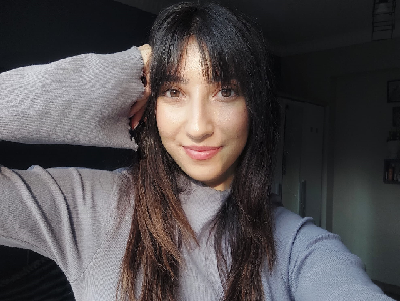
%> input picture Finding the horizontal 1st order derivative/irem.jpg, 400 x 301 px
$ octave unsharp.m   (GNU Octave 9; MATLAB toolbox functions it lacks are replaced by stand-ins)
%> lines starting %> are read from the running program, lines starting %| are printed output that depends on the picture
% Author: İrem Özcan
% Description: EE409 Mini Project
irem=imread('irem.jpg');
%> irem is the input picture: size 301x400x3 uint8; mean R, G, B 81.4, 77.1, 78.7
irem_g=rgb2gray(im2double(irem));
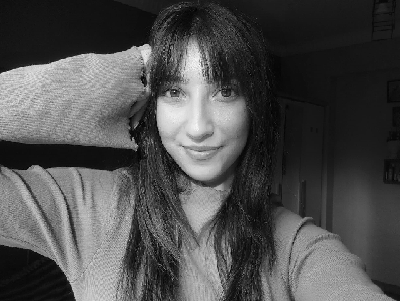
%> irem_g: size 301x400 double; min 0.000894, max 0.984, mean 0.308
mask=ones(3,3);
masknorm=mask/sum(mask(:));
imavg=imfilter(irem_g,masknorm);
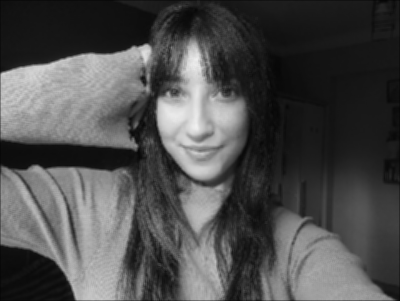
%> imavg: size 301x400 double; min 0.0233, max 0.942, mean 0.307
unsharp_tahir_g=2*irem_g - imavg;
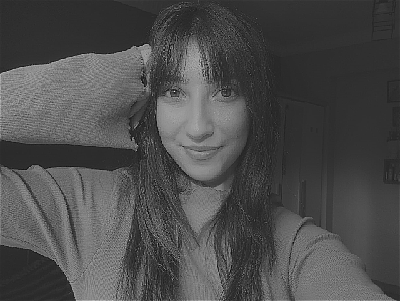
%> unsharp_tahir_g: size 301x400 double; min -0.283, max 1.67, mean 0.309; drawn with min black and max white
subplot(1,2,1);
imshow(irem_g);
title('Original Image');
subplot(1,2,2);
imshow(unsharp_tahir_g);
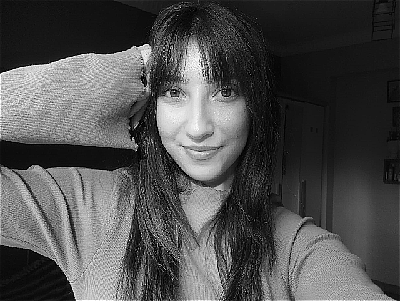
%> displayed picture: size 301x400, on the screen's scale of 0 to 255; min 0, max 255, mean 78.9
title('Unsharp Image');
